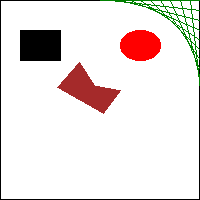

The script that saved this image:
#! python

from PIL import Image, ImageDraw

#  новое изображение с белым фоном
im = Image.new('RGBA', (200, 200), 'white')
draw = ImageDraw.Draw(im)

# точки - point
# отрезки - line
# прямоугольники - rectangle
# Эллипсы - ellipse
# Многоугольники - polygon

draw.line([(0, 0), (199, 0), (199, 199), (0, 199), (0, 0)], fill='black')
draw.rectangle((20, 30, 60, 60), fill='black')
draw.ellipse((120, 30, 160, 60), fill='red')
draw.polygon(((57, 87), (79, 62), (94, 85), (120, 90), (103, 113)), fill='brown')
for i in range(100, 200, 10):
    draw.line([(i, 0), (200, i - 100)], fill='green')

im.save('draw.png')